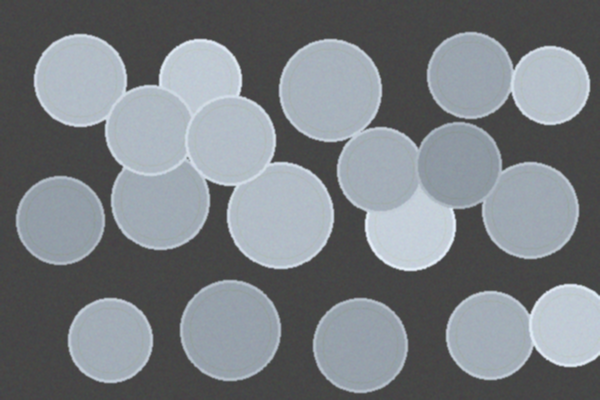
#> input picture lab 5/images/coins.png, 600 x 400 px
$ python task8.py
#> lines starting #> are read from the running program, lines starting #| are printed output that depends on the picture; after the words box and inside, x2 and y2 are one past the last pixel; in counts of white or black regions, pixels touching at a corner belong together
"""
task8.py
Task 8 - Tuning Watershed: Distance-Transform Threshold Study

Based on Task 7 pipeline. Only the distance-transform threshold ratio changes.
Four experiments: DT_RATIO = 0.3, 0.5, 0.7, 0.9

For each experiment records:
  - Distance-transform threshold ratio
  - Number of detected foreground markers
  - Number of separated regions (unique watershed labels)
  - Visual quality of segmentation

Required output: comparison table + visual grid
"""

import sys
sys.stdout.reconfigure(encoding='utf-8', errors='replace')
import cv2
import numpy as np
import matplotlib
matplotlib.use("Agg")  # save to file without display
import matplotlib.pyplot as plt
import os

os.makedirs("outputs", exist_ok=True)

# -- Preprocessing (shared across all experiments) -----------------------------
img_bgr = cv2.imread("images/coins.png")
#> img_bgr is the input picture: shape (400, 600, 3); mean B, G, R 129.7, 125, 120
if img_bgr is None:
    raise FileNotFoundError("images/coins.png not found. Run download_images.py first.")

img_rgb  = cv2.cvtColor(img_bgr, cv2.COLOR_BGR2RGB)
img_gray = cv2.cvtColor(img_bgr, cv2.COLOR_BGR2GRAY)
img_blur = cv2.GaussianBlur(img_gray, (5, 5), 0)

# Binary mask via Otsu
_, binary = cv2.threshold(img_blur, 0, 255,
                           cv2.THRESH_BINARY_INV + cv2.THRESH_OTSU)
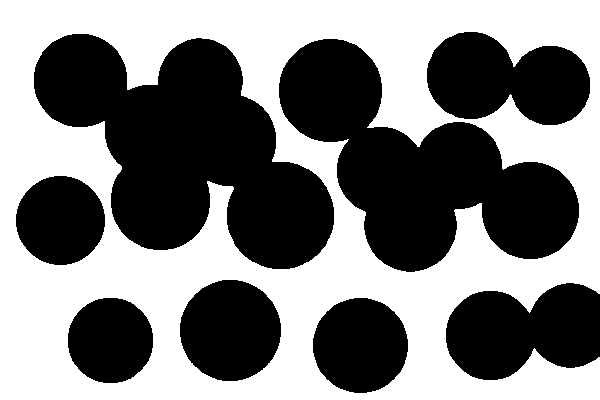
#> binary: shape (400, 600); 49.6% white; 1 white region, box (x1, y1, x2, y2) and area: (0, 0, 600, 400) 119128
kernel  = np.ones((3, 3), np.uint8)
opening = cv2.morphologyEx(binary, cv2.MORPH_OPEN, kernel, iterations=2)
#> opening: shape (400, 600); 49.6% white; 1 white region, box (x1, y1, x2, y2) and area: (0, 0, 600, 400) 118956
sure_bg = cv2.dilate(opening, kernel, iterations=3)
#> sure_bg: shape (400, 600); 56% white; 7 black regions, largest, box (x1, y1, x2, y2) and area: (282, 35, 587, 269) 38018, (37, 37, 331, 266) 35241, (449, 286, 600, 377) 9687

# Distance transform (computed once)
dist_transform = cv2.distanceTransform(opening, cv2.DIST_L2, 5)
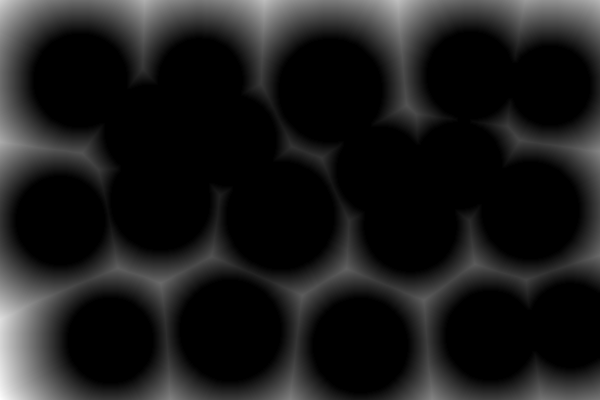
#> dist_transform: shape (400, 600) float32; min 0, max 80.9, mean 8.7; drawn with min black and max white
dist_max = dist_transform.max()
#> dist_max = 80.9

# -- Run 4 experiments with different DT_RATIO values -------------------------
DT_RATIOS = [0.3, 0.5, 0.7, 0.9]

table_data   = []   # rows for the report table
result_imgs  = []   # (watershed_result, ratio, quality_tag)

for ratio in DT_RATIOS:
    # Sure foreground
    _, sure_fg = cv2.threshold(dist_transform, ratio * dist_max,
                               255, cv2.THRESH_BINARY)
    sure_fg = np.uint8(sure_fg)

    # Unknown region
    unknown = cv2.subtract(sure_bg, sure_fg)

    # Markers
    _, markers = cv2.connectedComponents(sure_fg)
    markers = markers + 1
    markers[unknown == 255] = 0

    num_markers = markers.max()

    # Watershed
    markers_ws = markers.copy()
    img_copy   = img_bgr.copy()
    cv2.watershed(img_copy, markers_ws)

    # Count separated regions (unique non-bg, non-boundary labels)
    unique_labels  = np.unique(markers_ws)
    bg_label       = 1          # background is always 1 after +1 shift
    coin_labels    = [l for l in unique_labels if l > 1 and l != -1]
    num_regions    = len(coin_labels)

    # Draw boundaries
    result_rgb = img_rgb.copy()
    result_rgb[markers_ws == -1] = [255, 0, 0]

    # Qualitative assessment
    if ratio <= 0.3:
        quality = "Over-merged (too few markers)"
    elif ratio <= 0.5:
        quality = "Good separation (balanced)"
    elif ratio <= 0.7:
        quality = "Slightly over-split (some coins fragmented)"
    else:
        quality = "Over-split (many false regions)"

    table_data.append({
        "ratio":       ratio,
        "threshold":   f"{ratio * dist_max:.2f}",
        "markers":     num_markers - 1,
        "regions":     num_regions,
        "quality":     quality,
    })
    result_imgs.append((result_rgb, ratio, quality))

    print(f"DT ratio={ratio}  thresh={ratio*dist_max:.1f}  "
          f"markers={num_markers-1}  regions={num_regions}  -> {quality}")
#> this loop made 4 passes
#> (num_markers, unique_labels, num_regions) on passes 1 to 3: (15, [-1, 1, 2, 3, 4, 5, 6, 7, 8, 9, 10, 11, 12, 13, 14, 15], 14), (12, [-1, 1, 2, 3, 4, 5, 6, 7, 8, 9, 10, 11], 10), (6, [-1, 1, 2, 3, 4, 6], 4)
#> (num_markers, unique_labels, coin_labels, num_regions) on pass 4: (2, [-1, 1, 2], [2], 1)
#| DT ratio=0.3  thresh=24.3  markers=14  regions=14  -> Over-merged (too few markers)
#| DT ratio=0.5  thresh=40.4  markers=11  regions=10  -> Good separation (balanced)
#| DT ratio=0.7  thresh=56.6  markers=5  regions=4  -> Slightly over-split (some coins fragmented)
#| DT ratio=0.9  thresh=72.8  markers=1  regions=1  -> Over-split (many false regions)
#> pass 1, `_, markers = cv2.connectedComponents(sure_fg)`:
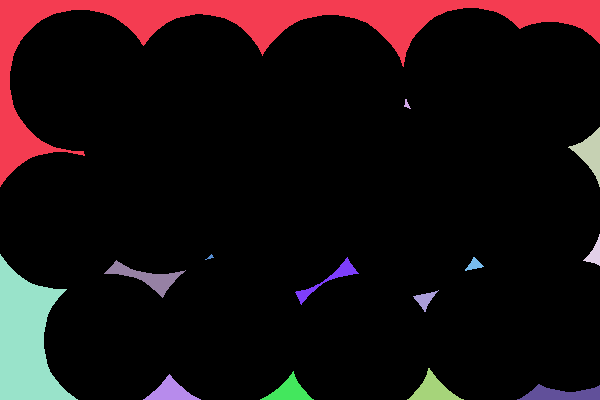
#> markers: shape (400, 600) int32; 15 distinct labels, from 0 to 14; one colour per label, 0 black
#> after the loop:
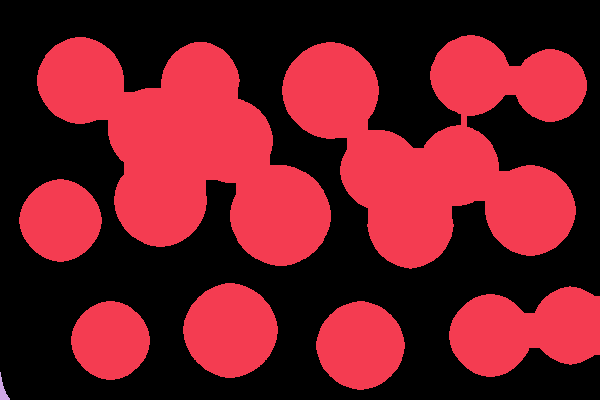
#> markers: shape (400, 600) int32; 3 distinct labels, from 0 to 2; one colour per label, 0 black
#> after the loop:
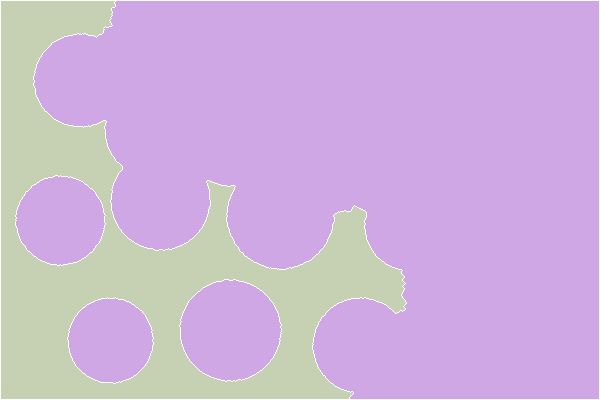
#> markers_ws: shape (400, 600) int32; 3 distinct labels, from -1 to 2; one colour per label, 0 black, -1 white
#> after the loop:
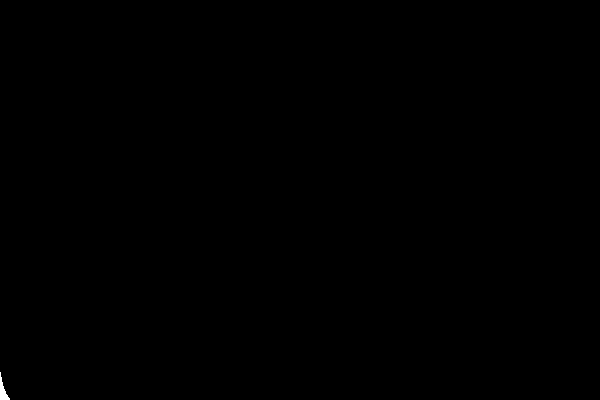
#> sure_fg: shape (400, 600); 0.05% white; 1 white region, box (x1, y1, x2, y2) and area: (0, 372, 10, 400) 119
#> after the loop, result_imgs = 4 items; table_data = 4 items

# -- Visual grid ---------------------------------------------------------------
fig, axes = plt.subplots(1, 5, figsize=(28, 5))
fig.patch.set_facecolor("#0d1117")

axes[0].imshow(img_rgb)
axes[0].set_title("Original", color="white", fontsize=10, fontweight="bold")
axes[0].axis("off")

colours = ["#ff6b6b", "#ffd700", "#81c995", "#4fc3f7"]
for ax, (res_img, ratio, quality), col in zip(axes[1:], result_imgs, colours):
    row = next(r for r in table_data if r["ratio"] == ratio)
    ax.imshow(res_img)
    ax.set_title(
        f"DT Ratio = {ratio}\nMarkers={row['markers']}  Regions={row['regions']}\n"
        f"{quality}",
        color=col, fontsize=8, fontweight="bold",
    )
    ax.axis("off")
#> this loop made 4 passes
#> (ratio, quality, col) on passes 1, 2, 4: (0.3, 'Over-merged (too few markers)', '#ff6b6b'), (0.5, 'Good separation (balanced)', '#ffd700'), (0.9, 'Over-split (many false regions)', '#4fc3f7')
#> (ratio, col) on pass 3: (0.7, '#81c995')

fig.suptitle(
    "Task 8 - Watershed Tuning: Distance-Transform Threshold Ratio Study\n"
    "Investigating how the sure-foreground threshold affects object separation",
    color="white", fontsize=12, fontweight="bold", y=1.05,
)
plt.tight_layout()
plt.savefig("outputs/task8_output.png", dpi=150, bbox_inches="tight",
            facecolor=fig.get_facecolor())
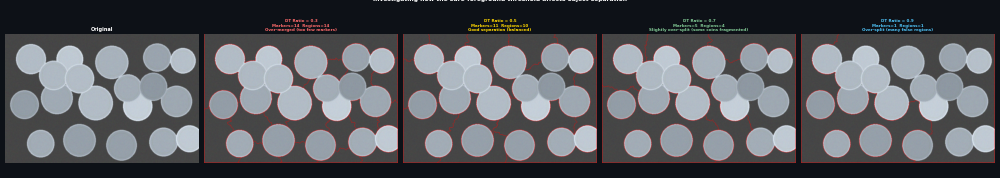
#> figure drawn by matplotlib, 5 panels; B, G, R data is drawn as R, G, B
plt.close("all")

# -- Print table ---------------------------------------------------------------
print("\n" + "=" * 75)
print("TASK 8 -- EXPERIMENT TABLE")
print("=" * 75)
print(f"{'Exp':<5} {'DT Ratio':<10} {'Threshold':<12} {'Markers':<10} "
      f"{'Regions':<10} {'Observed Result'}")
print("-" * 75)
for i, row in enumerate(table_data, start=1):
    print(f"{i:<5} {row['ratio']:<10} {row['threshold']:<12} "
          f"{row['markers']:<10} {row['regions']:<10} {row['quality']}")
#> this loop made 4 passes
#| 1     0.3        24.27        14         14         Over-merged (too few markers)
#| 2     0.5        40.45        11         10         Good separation (balanced)
#| 3     0.7        56.63        5          4          Slightly over-split (some coins fragmented)
#| 4     0.9        72.81        1          1          Over-split (many false regions)
print("=" * 75)

print()
print("IDENTIFIED BEST PARAMETER RANGE:")
best = min(table_data, key=lambda r: abs(r["ratio"] - 0.5))
#> best = {'ratio': 0.5, 'threshold': '40.45', 'markers': 11, 'regions': 10, 'quality': 'Good separation (balanced)'}
print(f"  DT Ratio ~= {best['ratio']}  (threshold ~= {best['threshold']})")
#|   DT Ratio ~= 0.5  (threshold ~= 40.45)
print(f"  Produces {best['markers']} foreground markers and {best['regions']} "
      "separated coin regions.")
#|   Produces 11 foreground markers and 10 separated coin regions.
print()
print("ANALYSIS:")
print("  - Ratio too LOW (0.3): Sure-foreground region is large -> adjacent")
print("    coins share the same marker -> merged in final segmentation.")
print()
print("  - Ratio too HIGH (0.9): Only the very centre of each coin qualifies")
print("    as sure-foreground -> small coins may produce no marker at all,")
print("    or one large coin may produce multiple small markers (over-split).")
print()
print("  - Sweet spot ~= 0.5-0.6: Each coin produces exactly one marker;")
print("    watershed then correctly assigns boundaries between touching coins.")
print()
print("  The distance-transform threshold is therefore the MOST SENSITIVE")
print("  parameter in the watershed pipeline for this type of image.")
print("=" * 75)
print("\nOutput saved -> outputs/task8_output.png")
